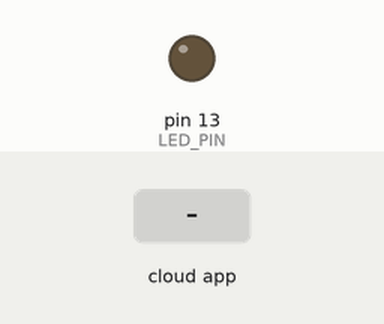
Recording of a sketch running on a simulated Arduino Uno, built with avr-gcc and run on an emulated ATmega328P. On the bench: output pins drawn as LEDs (lit = HIGH). The test bench sets the inputs (shaded band). The ROS host is connected and sends only what is stated.

Above: at 3.2 s.
3.3 s: the phone or cloud app sets led to 1
At 3.7 s:
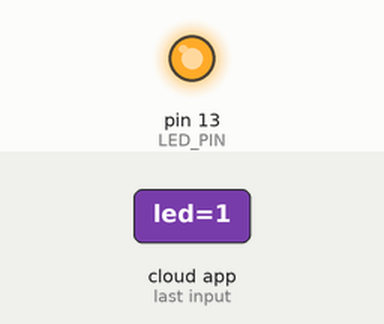
4.8 s: the phone or cloud app sets led to 0
At 5.3 s:
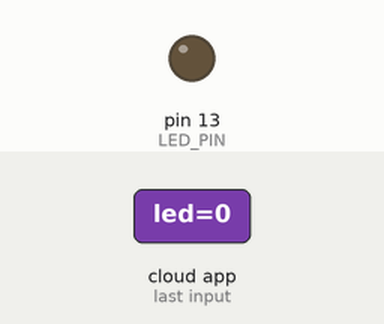
Timing chart, 0 to 7.8 s (numbered marks = the images above; inputs shaded):
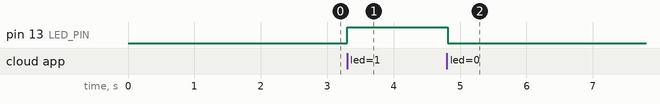

Measured:
- after the input at 3.3 s, pin 13 (LED_PIN): LOW → HIGH at once
- after the input at 4.8 s, pin 13 (LED_PIN): HIGH → LOW at once

The sketch:

subscriber_led.ino
```cpp
/*
 * subscriber_led.ino — Arduino sebagai Subscriber ROS2
 *
 * Menerima perintah boolean dari topic /led
 * untuk menyalakan atau mematikan LED bawaan Arduino.
 *
 * Cara jalankan:
 *   1. Upload sketch ini ke Arduino UNO
 *   2. Jalankan micro-ROS agent di PC (lihat run-agent.sh)
 *   3. Kirim perintah: ros2 topic pub /led std_msgs/msg/Bool "data: true" --once
 *
 * Board: Arduino UNO
 * Library: micro_ros_arduino
 */

// ═══════════════════════════════════════════════════════════════
// PENJELASAN DATA STRUCTURE — micro-ROS
// ═══════════════════════════════════════════════════════════════
//
// Berikut adalah data structure inti micro-ROS yang dipakai:
//
// 1. rcl_node_t — struktur node ROS2 di C.
// 2. rcl_subscription_t — struktur untuk MENERIMA data dari topic.
// 3. rclc_executor_t — mengatur eksekusi callback.
// 4. rclc_support_t — inisialisasi micro-ROS.
// 5. rcl_allocator_t — alokator memori.
// 6. std_msgs__msg__Bool — tipe pesan Bool (bool data).
//
// Detail: lihat PENJELASAN di publisher_suhu.ino
// ═══════════════════════════════════════════════════════════════

#include <micro_ros_arduino.h>  // (1) Library micro-ROS untuk Arduino.
#include <rcl/rcl.h>            // (2) Library inti ROS2 C.
#include <rclc/rclc.h>          // (3) Wrapper rclc yang lebih sederhana.
#include <rclc/executor.h>      // (4) Executor — mengelola callback ROS2.
#include <std_msgs/msg/bool.h>  // (5) Tipe pesan Bool — untuk perintah true/false.

// ============================================================
// Deklarasi variable ROS2
// ============================================================
rclc_executor_t executor;  // (6) Executor — memproses event (mirip rclpy.spin()).
rclc_support_t support;    // (7) Support object — konfigurasi ROS2.
rcl_allocator_t allocator; // (8) Allocator — manajemen memori.
rcl_node_t node;           // (9) Node ROS2 — identitas node di jaringan.
rcl_subscription_t subscriber;  // (10) Subscription — untuk menerima data dari topic.
std_msgs__msg__Bool msg;   // (11) Pesan Bool — wadah data yang diterima.

// Pin LED
const int LED_PIN = LED_BUILTIN;  // (12) LED_BUILTIN — pin 13 (LED bawaan Arduino UNO).

// ============================================================
// CALLBACK — dipanggil setiap ada pesan masuk di /led
// ============================================================
void subscription_callback(const void *msgin) {
  // (13) CALLBACK SUBSCRIPTION — dipanggil OTOMATIS saat ada data di topic /led.
  // Parameter msgin adalah pointer ke data yang diterima (void*).

  // Ambil pesan — cast dari void* ke tipe yang benar.
  const std_msgs__msg__Bool *msg = (const std_msgs__msg__Bool *)msgin;

  // Nyalakan/matikan LED sesuai data
  // msg->data — field boolean: true = nyala, false = mati.
  if (msg->data) {
    digitalWrite(LED_PIN, HIGH);  // (14) LED ON (5V).
  } else {
    digitalWrite(LED_PIN, LOW);   // (15) LED OFF (0V).
  }
}

// ============================================================
// SETUP
// ============================================================
void setup() {
  // (16) Konfigurasi pin LED sebagai OUTPUT.
  pinMode(LED_PIN, OUTPUT);
  digitalWrite(LED_PIN, LOW);  // (17) Mulai dengan LED mati.

  // Inisialisasi serial untuk micro-ROS
  Serial.begin(115200);  // (18) Serial USB baud rate 115200.
  set_microros_serial_transports(Serial);  // (19) Set Serial sebagai transport.
  delay(2000);  // (20) Tunggu agent terhubung.

  // Inisialisasi ROS2
  allocator = rcl_get_default_allocator();  // (21) Dapatkan allocator default.
  rclc_support_init(&support, 0, NULL, &allocator);  // (22) Init support.

  // Buat node: arduino_led
  rclc_node_init_default(&node, "arduino_led", "", &support);
  // (23) MEMBUAT NODE — nama node: "arduino_led".

  // Subscribe ke topic /led
  rclc_subscription_init_default(
    &subscriber,
    &node,
    ROSIDL_GET_MSG_TYPE_SUPPORT(std_msgs, msg, Bool),  // (24) Makro tipe pesan Bool.
    "led"  // (25) Nama topic: "led".
  );
  // (26) MEMBUAT SUBSCRIPTION — mirip self.create_subscription() di Python.

  // Executor
  rclc_executor_init(&executor, &support, 1, &allocator);  // (27) Init executor.
  rclc_executor_add_subscription(
    &executor,
    &subscriber,
    &msg,               // (28) Pointer ke penyimpanan pesan.
    &subscription_callback,  // (29) Fungsi callback.
    ON_NEW_DATA         // (30) ON_NEW_DATA — callback dipanggil SETIAP ada data baru.
  );
  // (31) Daftarkan subscription ke executor — mirip self.create_subscription().
}

// ============================================================
// LOOP
// ============================================================
void loop() {
  // Proses event ROS2 — subscription_callback akan dipanggil jika ada data.
  rclc_executor_spin_some(&executor, RCL_MS_TO_NS(100));  // (32) SPIN — proses event.
  delay(10);  // (33) Jeda agar tidak memonopoli CPU.
}
```
